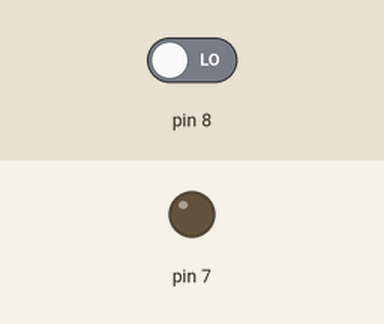
Simulated run of this program. Board: Raspberry Pi (header pin numbers). Parts: output pins drawn as LEDs (lit = HIGH). Inputs (shaded band) come from the test bench; at power-on: pin 8 LOW. What the program prints to the terminal is not drawn.

Above: at 1.2 s.
1.3 s: pin 8 driven HIGH
At 2.5 s:
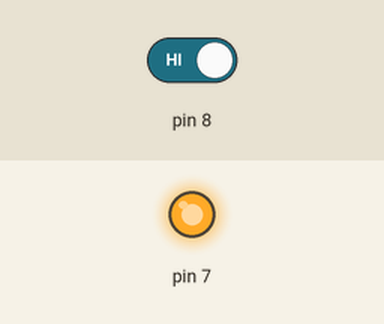
2.8 s: pin 8 driven LOW
At 3.7 s:
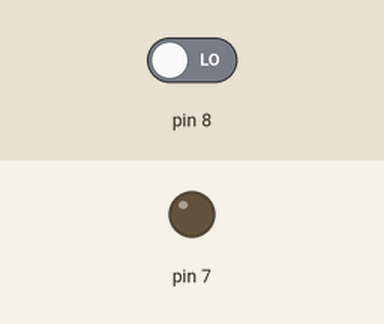
Timing chart, 0 to 5.8 s (numbered marks = the images above; inputs shaded):
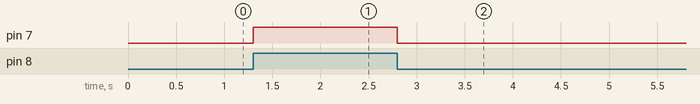

Measured:
- after the input at 1.3 s, pin 7: LOW → HIGH at once
- after the input at 2.8 s, pin 7: HIGH → LOW at once

The program:

pushButtonLed.py
```python
import RPi.GPIO as gpio
from time import sleep

gpio.setwarnings(False)
gpio.setmode(gpio.BOARD)
gpio.setup(7,gpio.OUT,initial=gpio.LOW)
gpio.setup(8,gpio.IN)

while(True):
    if(gpio.input(8)==gpio.HIGH):


        gpio.output(7,gpio.HIGH)
        print("led on")
    else:

        gpio.output(7,gpio.LOW)
        print("led off")
       # sleep(1)
```
